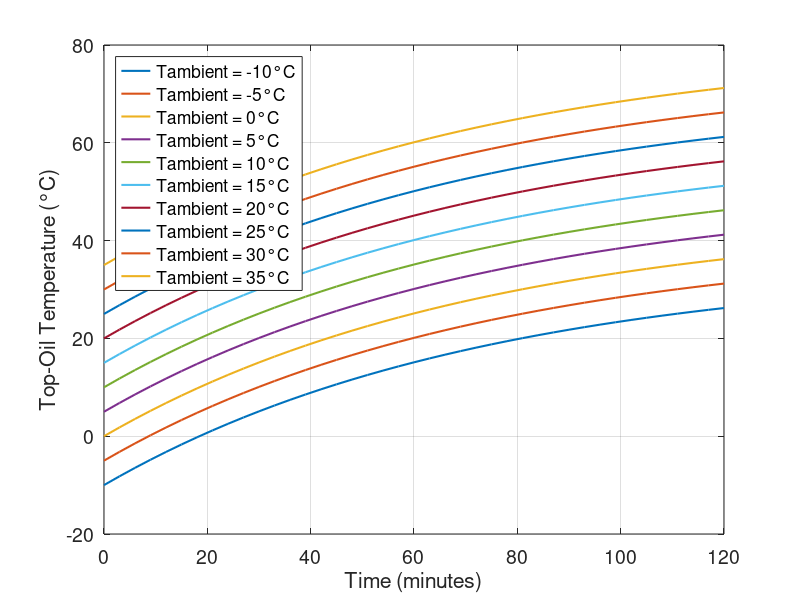

Reproduce this figure in MATLAB.
clc; clear; close all;

% Constants
delta_theta_or = 45;     % Top-oil temperature rise at rated losses (°C)
tao_0 = 150;             % Oil time constant (minutes)
R = 8;                   % Ratio of load losses to no-load losses
x = 0.8;                 % Oil exponent
k11 = 0.5;               % Thermal model constant
Dt = 3;                  % Time step (minutes)

% Time setup
T_total = 120;                          % Total simulation time (minutes)
time = (0:Dt:T_total)';                 % Time vector (aligned with Dt)
time_steps = length(time);              % Number of simulation points

% Ambient temperatures to simulate
Tambient_values = -10:5:35;             % Ambient temperature range
num_cases_TOT = length(Tambient_values);  % Number of simulations

% Storage for results
TOT_cases = NaN(time_steps, num_cases_TOT);  % Top-oil temperature for each ambient temperature

% Load factor is constant
K = ones(time_steps, 1) * 1;  % Constant load factor K = 1

% Main simulation loop
for case_num = 1:num_cases_TOT
    Tambient = Tambient_values(case_num);  % Current ambient temperature
    TOT = NaN(time_steps, 1);
    
    % Initial condition (cold start at Tambient)
    TOT(1) = Tambient;
    
    for i = 2:time_steps
        D_theta_0 = (Dt / (k11 * tao_0)) * ...
            (((1 + K(i)^2 * R) / (1 + R))^x * delta_theta_or - (TOT(i-1) - Tambient));
        TOT(i) = TOT(i-1) + D_theta_0;
    end

    % Store in result matrix
    TOT_cases(:, case_num) = TOT;
end

% Plot Top-Oil Temperature for all ambient temperatures
figure;
plot(time, TOT_cases, 'LineWidth', 1.5);
grid on;
xlabel('Time (minutes)', 'FontSize', 16);
ylabel('Top-Oil Temperature (°C)', 'FontSize', 16);
legend(arrayfun(@(T) sprintf('Tambient = %d°C', T), Tambient_values, 'UniformOutput', false), 'Location', 'northwest','FontSize', 11);
set(gca, 'FontSize', 14);
hold off;


%title('Top-Oil Temperature for Different Ambient Temperatures');